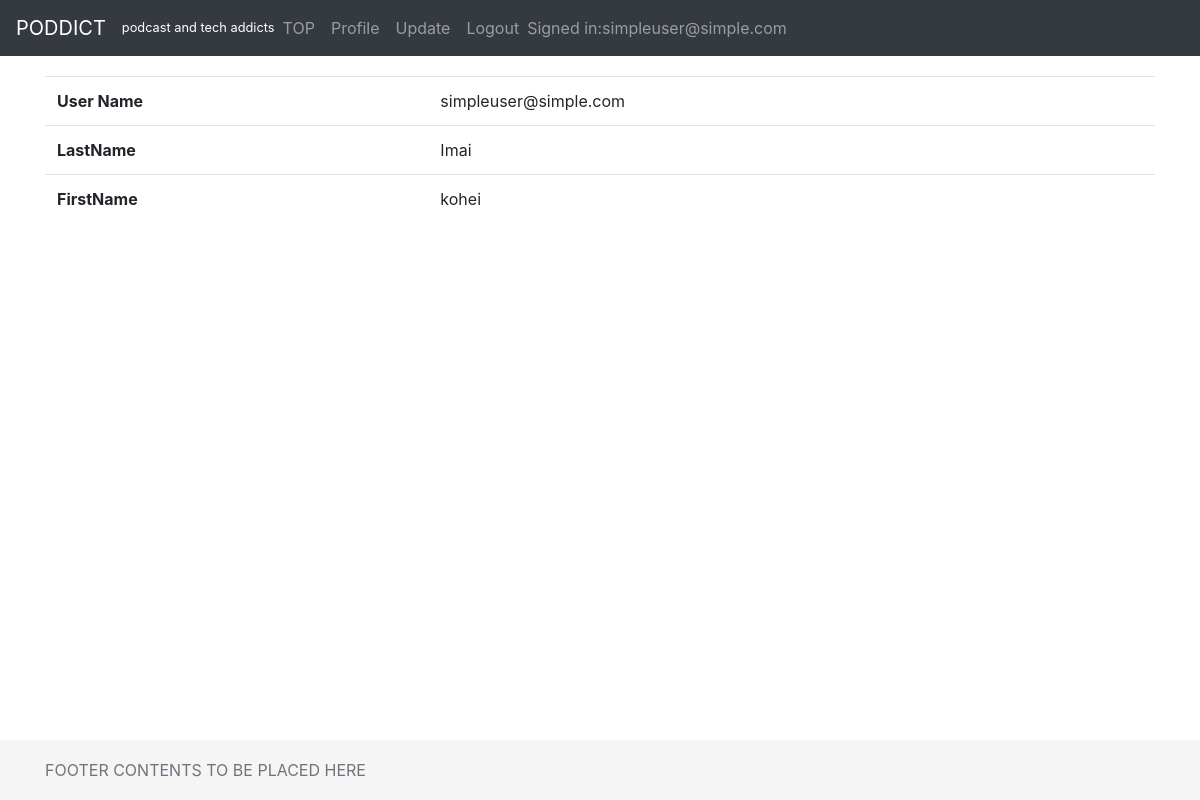
/register/user_detail/3/ (signed in), run on an earlier commit of the app's database.
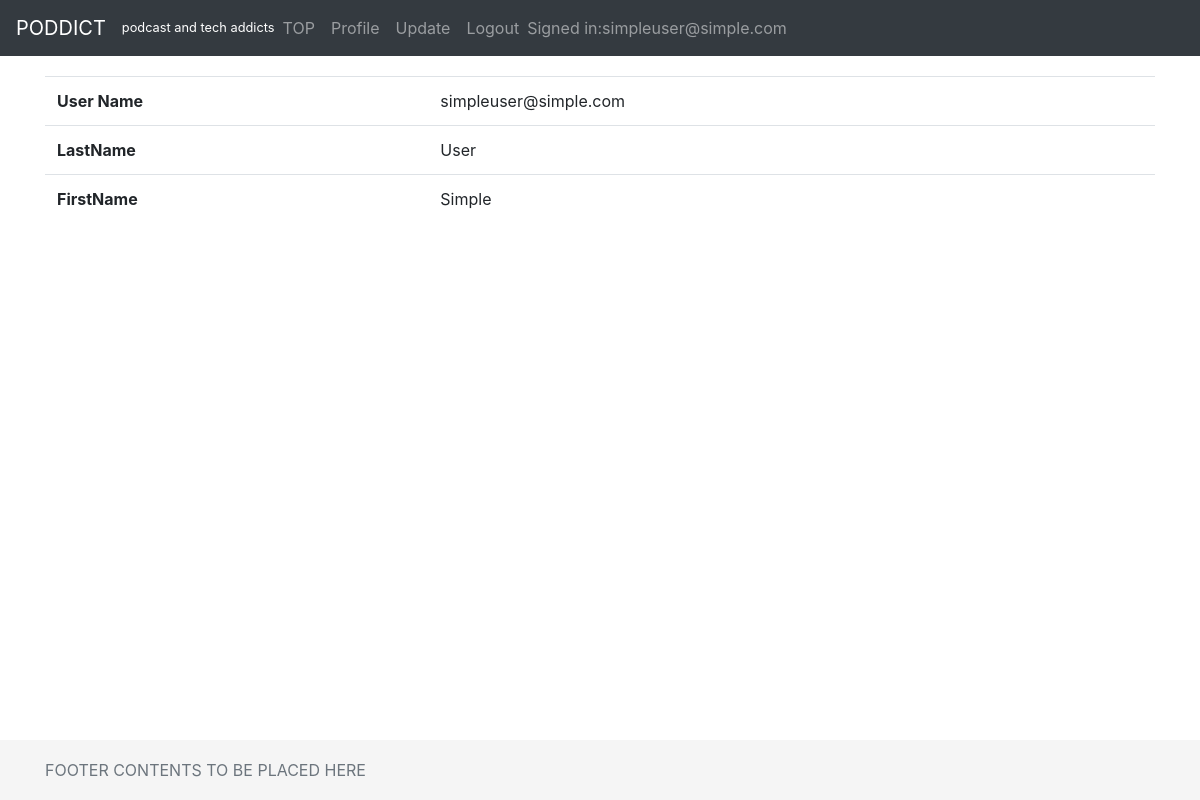
And on a later commit of the database.
### register/models.py (models this page shows, shortened)
    class User(AbstractBaseUser, PermissionsMixin):
        email = models.EmailField(_('email address'),unique=True)
        first_name = models.CharField(_('first name'),max_length=30,blank=True)
        last_name = models.CharField(_('last name'),max_length=150,blank=True)
        is_staff = models.BooleanField(
            _('staff status'),
            default=False,
            help_text=_(
                'Designates whether the user can log into this admin site.'),
        )
        is_active = models.BooleanField(
            _('active'),
            default=True,
            help_text=_(
                'Designates wheter this user should be treated as active.'
                'Unselect this instead of deleting accounts.'
            ),
        )
        date_joined = models.DateTimeField(_('date joined'),default=timezone.now)
        objects = UserManager()
        EMAIL_FIELD = 'email'
        USERNAME_FIELD = 'email'
        REQUIRED_FIELDS = []
        class Meta:
            verbose_name = _('user')
            verbose_name_plural = _('users')
        @property
        def username(self):
            return self.email

### register/views.py (the view)
# urls.py: path('user_detail/<int:pk>/', views.UserDetail.as_view(), name='user_detail'),
class UserDetail(OnlyYouMixin, generic.DetailView):
    model = User
    template_name = 'register/user_detail.html'

### register/views.py (called while the page is built)
    def test_func(self):
        user = self.request.user
        return user.pk == self.kwargs['pk'] or user.is_superuser

### templates/register/user_detail.html (shortened to what this page needs)
{% extends "base.html" %}
{% block contents %}
<table class="table">
    <tbody>
      <tr>
        <th>User Name</th>
        <td>{{ user.username }}</td>
      </tr>
      <tr>
        <th>LastName</th>
        <td>{{ user.last_name }}</td>
      </tr>
      <tr>
        <th>FirstName</th>
        <td>{{ user.first_name }}</td>
      </tr>
    </tbody>
</table>
{% endblock %}

### pdblog/templates/base.html (shortened to what this page needs)
{% load staticfiles %}
<!doctype html>
<html lang="en">
  <head>
    <link href="{% static 'css/sticky-footer-navbar.css' %}" rel="stylesheet">
    <link href="{% static 'css/pd_bootstrap.css' %}" rel="stylesheet">
</head>
  <body>
    <header>
      <nav class="navbar navbar-expand-md navbar-dark fixed-top bg-dark">
        <a class="navbar-brand" href="{% url 'pdblog:article_list' %}">PODDICT</a>
        <small style="Color:white">podcast and tech addicts</small>
        <div class="collapse navbar-collapse" id="navbarCollapse">
          <ul class="navbar-nav mr-auto">
            <li class="nav-item {% block nav_activate %}{% endblock %}">
              <a class="nav-link" href="{% url 'pdblog:article_list' %}">TOP<span class="sr-only">(current)</span></a></li>
            {% if user.is_authenticated %}
            <li><a class="nav-item nav-link" href="{% url 'register:user_detail' user.pk %}">Profile</a></li>
            <li><a class="nav-item nav-link" href="{% url 'register:user_update' user.pk %}">Update</a></li>
            <li><a class="nav-item nav-link" href="{% url 'register:logout' %}">Logout</a></li>
            <li class="navbar-text">Signed in:{{ user }}</li>
            {% else %}
            <li class="nav-item"><a class="nav-item nav-link" href="{% url 'register:login' %}">
              Login.
              </a>
            </li>
            {% endif %}
          </ul>
        </div>
      </nav>
    </header>
    <main role="main" class="container mt-3">
        {% block contents %}{% endblock %}
    </main>
    <footer class="footer">
      <div class="container">
        <span class="text-muted"> FOOTER CONTENTS TO BE PLACED HERE </span>
      </div>
    </footer>
 </body>
</html>

### static/css/sticky-footer-navbar.css (style rules this page uses)
html { position: relative; min-height: 100%; }
.footer { position: absolute; bottom: 0; width: 100%; height: 60px; line-height: 60px; background-color: #f5f5f5; }
body > .container { padding: 60px 15px 0; }
.footer > .container { padding-right: 15px; padding-left: 15px; }

What changed in the data, as far as the page shows it:
changed User "simpleuser@simple.com": last_name "Imai" → "User"; first_name "kohei" → "Simple"
